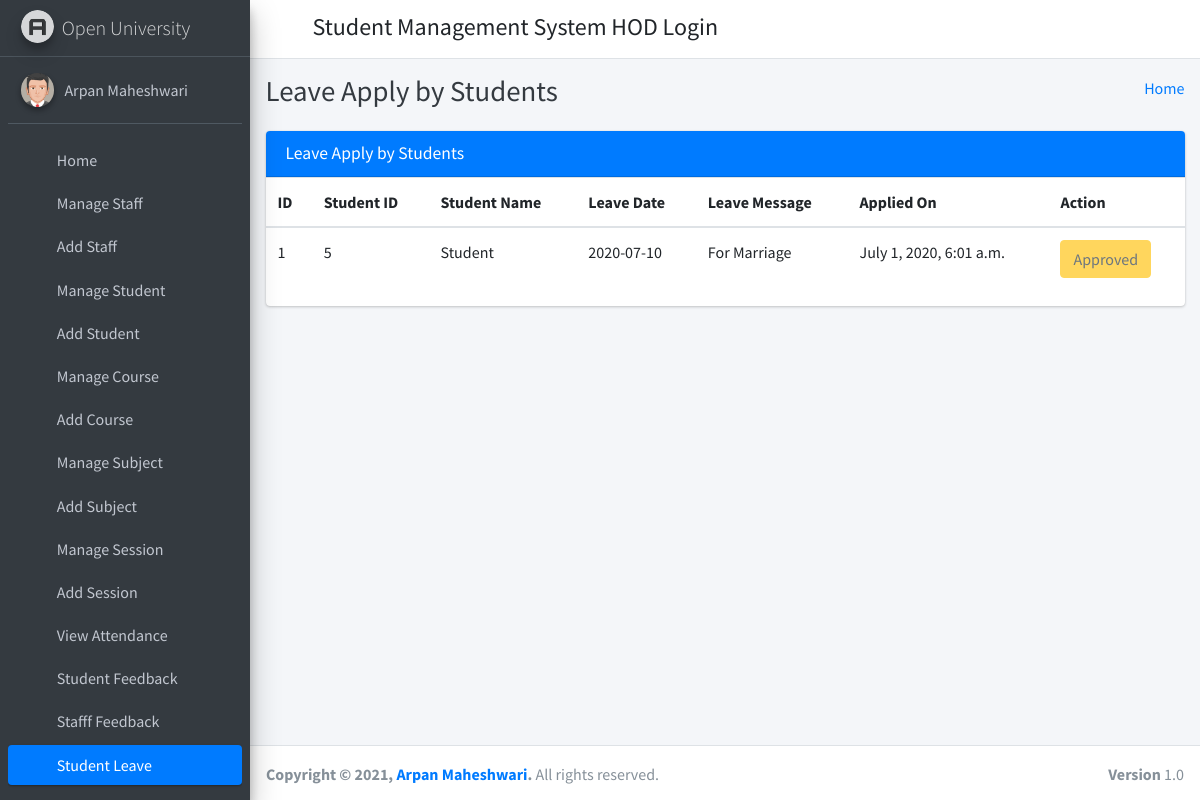
/student_leave_view/ (signed in), run on the app's committed database.
### student_management_app/models.py (models this page shows)
class CustomUser(AbstractUser):
    user_type_data = ((1, "HOD"), (2, "Staff"), (3, "Student"))
    user_type = models.CharField(default=1, choices=user_type_data, max_length=10)

class LeaveReportStudent(models.Model):
    id = models.AutoField(primary_key=True)
    student_id = models.ForeignKey(Students, on_delete=models.CASCADE)
    leave_date = models.CharField(max_length=255)
    leave_message = models.TextField()
    leave_status = models.IntegerField(default=0)
    created_at = models.DateTimeField(auto_now_add=True)
    updated_at = models.DateTimeField(auto_now=True)
    objects = models.Manager()

class Students(models.Model):
    id = models.AutoField(primary_key=True)
    admin = models.OneToOneField(CustomUser, on_delete = models.CASCADE)
    gender = models.CharField(max_length=50)
    profile_pic = models.FileField()
    address = models.TextField()
    course_id = models.ForeignKey(Courses, on_delete=models.DO_NOTHING, default=1)
    session_year_id = models.ForeignKey(SessionYearModel, on_delete=models.CASCADE)
    created_at = models.DateTimeField(auto_now_add=True)
    updated_at = models.DateTimeField(auto_now=True)
    objects = models.Manager()

### student_management_app/HodViews.py (the view)
# urls.py: path('student_leave_view/', HodViews.student_leave_view, name="student_leave_view"),
def student_leave_view(request):
    leaves = LeaveReportStudent.objects.all()
    context = {
        "leaves": leaves
    }
    return render(request, 'hod_template/student_leave_view.html', context)

### student_management_app/LoginCheckMiddleWare.py (called while the page is built, shortened)
    def process_view(self, request, view_func, view_args, view_kwargs):
        modulename = view_func.__module__
        user = request.user
        if user.is_authenticated:
            if user.user_type == "1":
                if modulename == "student_management_app.HodViews":
                    pass
                elif modulename == "student_management_app.views" or modulename == "django.views.static":
                    pass
                else:
                    return redirect("admin_home")
            else:
                return redirect("login")
        else:
            if request.path == reverse("login") or request.path == reverse("doLogin"):
                pass
            else:
                return redirect("login")

### student_management_app/templates/hod_template/student_leave_view.html (shortened to what this page needs)
{% extends 'hod_template/base_template.html' %}
{% block page_title %}
    Leave Apply by Students
{% endblock page_title %}
{% block main_content %}
{% load static %}
<section class="content">
        <div class="container-fluid">
            <div class="row">
                <div class="col-md-12">
                    <div class="card card-primary">
                        <div class="card-header">
                            <h3 class="card-title">Leave Apply by Students</h3>
                        </div>
                        <div class="table-responsive">
                            <table class="table">
                                <thead>
                                <tr>
                                    <th>ID</th>
                                    <th>Student ID</th>
                                    <th>Student Name</th>
                                    <th>Leave Date</th>
                                    <th>Leave Message</th>
                                    <th>Applied On</th>
                                    <th>Action</th>
                                </tr>
                                </thead>
                                {% for leave in leaves %}
                                <tbody>
                                <tr>
                                    <td>{{ leave.id }}</td>
                                    <td>{{ leave.student_id.admin.id }}</td>
                                    <td>{{ leave.student_id.admin.first_name }} {{ feedback.student_id.admin.last_name }}</td>
                                    <td>{{ leave.leave_date }}</td>
                                    <td>{{ leave.leave_message }}</td>
                                    <td>{{ leave.created_at }}</td>
                                    <td>
                                        {% if leave.leave_status == 0 %}
                                            <a href="{% url 'student_leave_approve' leave_id=leave.id %}" class="btn btn-success">Approve</a>
                                            <a href="{% url 'student_leave_reject' leave_id=leave.id %}" class="btn btn-danger">Reject</a>
                                        {% elif leave.leave_status == 1 %}
                                            <button class="btn btn-warning" disabled="disabled">Approved</button>
                                        {% else %}
                                            <button class="btn btn-danger" disabled="disabled">Rejected</button>
                                        {% endif %}
                                    </td>
                                </tr>
                                </tbody>
                                {% endfor %}
                            </table>
                        </div>
                    </div>
                </div>
            </div>
        </div>
      </section>
  {% endblock main_content %}

### student_management_app/templates/hod_template/sidebar_template.html (shortened to what this page needs)
{% load static %}
<aside class="main-sidebar sidebar-dark-primary elevation-4">
      <a href="{% url 'admin_home' %}" class="brand-link">
        <img src="{% static 'dist/img/AdminLTELogo.png' %}" alt="AdminLTE Logo" class="brand-image img-circle elevation-3"
            style="opacity: .8">
        <span class="brand-text font-weight-light">Open University</span>
      </a>
      <div class="sidebar">
        <div class="user-panel mt-3 pb-3 mb-3 d-flex">
          <div class="image">
            <img src="{% static 'dist/img/user2-160x160.jpg' %}" class="img-circle elevation-2" alt="User Image">
          </div>
          <div class="info">
            <a href="{% url 'admin_profile' %}" class="d-block">{{ user.first_name }} {{ user.last_name }}</a>
          </div>
        </div>
        <nav class="mt-2">
          <ul class="nav nav-pills nav-sidebar flex-column" data-widget="treeview" role="menu" data-accordion="false">
            <li class="nav-item">
              {% url 'admin_home' as admin_home %}
              <a href="{{ admin_home }}" class="nav-link {% if request.path == admin_home %} active {% endif %}">
                <i class="nav-icon fas fa-tachometer-alt"></i>
                <p>
                  Home
                </p>
              </a>
            </li>
            <li class="nav-item">
              {% url 'manage_staff' as manage_staff %}
              {% url 'edit_staff' staff_id=id as edit_staff %}
              <a href="{{ manage_staff }}" class="nav-link {% if request.path == manage_staff %} active {% endif %} {% if request.path == edit_staff %} active {% endif %}">
                <i class="nav-icon fas fa-chalkboard-teacher"></i>
                <p>
                  Manage Staff
                </p>
              </a>
            </li>
            <li class="nav-item">
              {% url 'add_staff' as add_staff %}
              <a href="{{ add_staff }}" class="nav-link {% if request.path == add_staff %} active {% endif %}">
                <i class="nav-icon fas fa-th"></i>
                <p>
                  Add Staff
                </p>
              </a>
            </li>
            <li class="nav-item">
              {% url 'manage_student' as manage_student %}
              {% url 'edit_student' student_id=id as edit_student %}
              <a href="{{ manage_student }}" class="nav-link {% if request.path == manage_student %} active {% endif %} {% if request.path == edit_student %} active {% endif %}">
                <i class="nav-icon fas fa-user-graduate"></i>
                <p>
                  Manage Student
                </p>
              </a>
            </li>
            <li class="nav-item">
              {% url 'add_student' as add_student %}
              <a href="{{ add_student }}" class="nav-link {% if request.path == add_student %} active {% endif %}">
                <i class="nav-icon fas fa-th"></i>
                <p>
                  Add Student
                </p>
              </a>
            </li>
            <li class="nav-item">
              {% url 'manage_course' as manage_course %}
              {% url 'edit_course' course_id=id as edit_course %}
              <a href="{{ manage_course }}" class="nav-link {% if request.path == manage_course %} active {% endif %} {% if request.path == edit_course %} active {% endif %}">
                <i class="nav-icon fas fa-chalkboard"></i>
                <p>
                  Manage Course
                </p>
              </a>
            </li>
            <li class="nav-item">
            {% url 'add_course' as add_course %}
              <a href="{{ add_course }}" class="nav-link {% if request.path == add_course %} active {% endif %}">
                <i class="nav-icon fas fa-th"></i>
                <p>
                  Add Course
                </p>
              </a>
            </li>
            <li class="nav-item">
              {% url 'manage_subject' as manage_subject %}
              {% url 'edit_subject' subject_id=id as edit_subject %}
              <a href="{{ manage_subject }}" class="nav-link {% if request.path == manage_subject %} active {% endif %} {% if request.path == edit_subject %} active {% endif %}">
                <i class="nav-icon fas fa-book"></i>
                <p>
                  Manage Subject
                </p>
              </a>
            </li>
            <li class="nav-item">
              {% url 'add_subject' as add_subject %}
              <a href="{{ add_subject }}" class="nav-link {% if request.path == add_subject %} active {% endif %}">
                <i class="nav-icon fas fa-th"></i>
                <p>
                  Add Subject
                </p>
              </a>
            </li>
            <li class="nav-item">
              {% url 'manage_session' as manage_session %}
              {% url 'edit_session' session_id=id as edit_session %}
              <a href="{{ manage_session }}" class="nav-link {% if request.path == manage_session %} active {% endif %} {% if request.path == edit_session %} active {% endif %}">
                <i class="nav-icon fas fa-graduation-cap"></i>
                <p>
                  Manage Session
                </p>
              </a>
            </li>
            <li class="nav-item">
              {% url 'add_session' as add_session %}
              <a href="{{ add_session }}" class="nav-link {% if request.path == add_session %} active {% endif %}">
                <i class="nav-icon fas fa-th"></i>
                <p>
                  Add Session
                </p>
              </a>
            </li>
            <li class="nav-item">
              {% url 'admin_view_attendance' as admin_view_attendance %}
              <a href="{{ admin_view_attendance }}" class="nav-link {% if request.path == admin_view_attendance %} active {% endif %}">
                <i class="nav-icon fas fa-calendar-alt"></i>
                <p>
                  View Attendance
                </p>
              </a>
            </li>
            <li class="nav-item">
              {% url 'student_feedback_message' as student_feedback_message %}
              <a href="{{ student_feedback_message }}" class="nav-link {% if request.path == student_feedback_message %} active {% endif %}">
                <i class="nav-icon fas fa-th"></i>
                <p>
                  Student Feedback
                </p>
              </a>
            </li>
            <li class="nav-item">
              {% url 'staff_feedback_message' as staff_feedback_message %}
              <a href="{{ staff_feedback_message }}" class="nav-link {% if request.path == staff_feedback_message %} active {% endif %}">
                <i class="nav-icon fas fa-th"></i>
                <p>
                  Stafff Feedback
                </p>
              </a>
            </li>
            <li class="nav-item">
              {% url 'student_leave_view' as student_leave_view %}
              <a href="{{ student_leave_view }}" class="nav-link {% if request.path == student_leave_view %} active {% endif %}">
                <i class="nav-icon fas fa-th"></i>
                <p>
                  Student Leave
                </p>
              </a>
            </li>
            <li class="nav-item">
              {% url 'staff_leave_view' as staff_leave_view %}
              <a href="{{ staff_leave_view }}" class="nav-link {% if request.path == staff_leave_view %} active {% endif %}">
                <p>
                </p>
              </a>
            </li>
          </ul>
        </nav>
      </div>
    </aside>

### data on the page
CustomUser: first_name "Arpan", last_name "Maheshwari"
LeaveReportStudent: id "1", student_id.admin.id "5", student_id.admin.first_name "Student", leave_date "2020-07-10", leave_message "For Marriage", created_at "July 1, 2020, 6:01 a.m.", leave_status "Approved"
